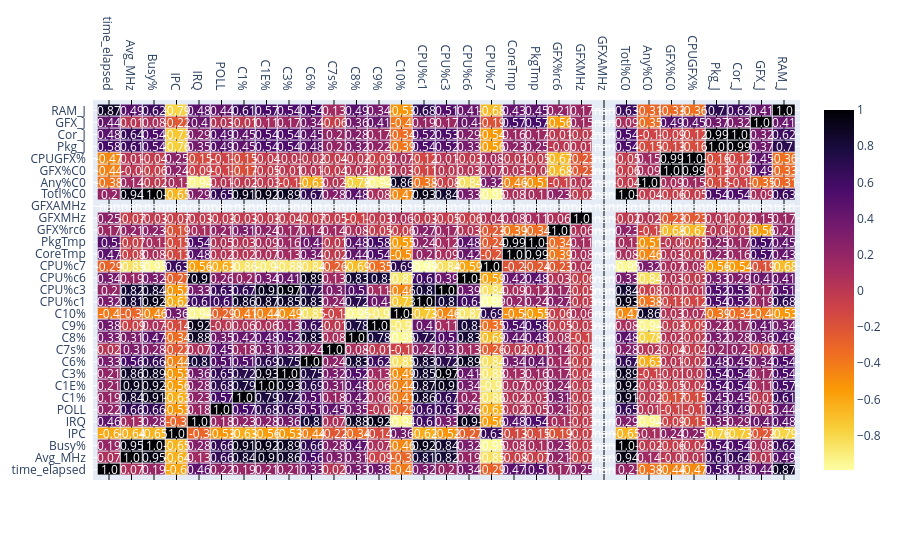

This figure's notebook cell:
### Code cell
corrs = df[['time_elapsed','Avg_MHz', 'Busy%', 'IPC', 'IRQ', 'POLL', 'C1%','C1E%','C3%','C6%','C7s%','C8%','C9%','C10%','CPU%c1','CPU%c3','CPU%c6','CPU%c7','CoreTmp','PkgTmp','GFX%rc6','GFXMHz','GFXAMHz','Totl%C0','Any%C0','GFX%C0','CPUGFX%','Pkg_J','Cor_J','GFX_J','RAM_J']].corr().round(2) 

figure = ff.create_annotated_heatmap(z=corrs.values,
                                     x=list(corrs.columns),
                                     y=list(corrs.index),
                                     xgap=1, ygap=1,
                                     annotation_text=corrs.round(2).values,
                                     colorscale="Inferno",
                                     showscale=True, reversescale=True)
figure.show()
